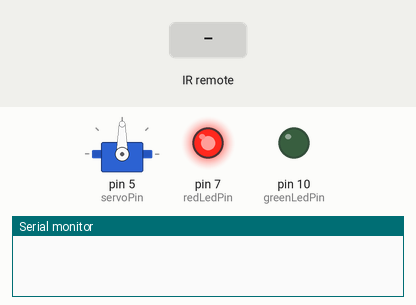
The sketch below on a simulated Arduino Uno, built with avr-gcc and run on an emulated ATmega328P. Parts: servo, output pins drawn as LEDs (lit = HIGH), the last lines printed to the serial monitor. The test bench sets the inputs (shaded band).

Above: at 1.2 s.
1.3 s: infrared code 0xBDA857 received
At 1.45 s:
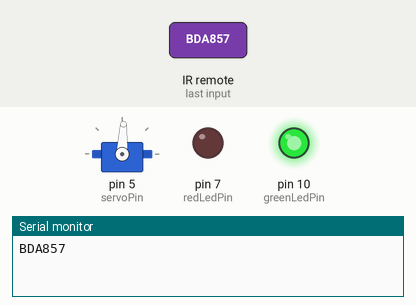
At 3.8 s:
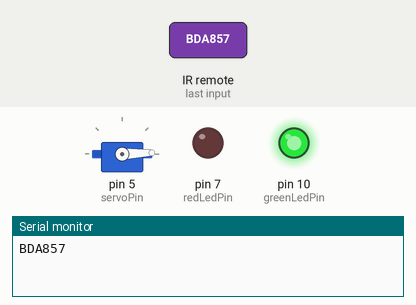
Timing chart, 0 to 13.3 s (numbered marks = the images above; inputs shaded):
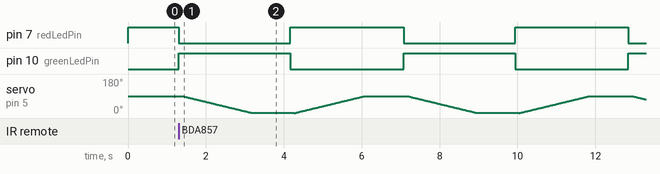

The sketch:

parking_lot_gate.ino
```cpp
#include <Servo.h>
#include <IRremote.h>

int redLedPin = 7;
int greenLedPin = 10;
int servoPin = 5;
int servoPosition = 0;
int IRPin = 11;
bool greenLed = false, redLed = true, parkingLotGateState = false;

IRrecv irrecv(IRPin);
decode_results results;
Servo servo1;

void changeLedState(){
  redLed = !redLed;
  digitalWrite(redLedPin, redLed);
  greenLed = !greenLed;
  digitalWrite(greenLedPin, greenLed);
  delay(100);
}

void setup(){
  Serial.begin(9600);
  pinMode(greenLedPin, OUTPUT);
  pinMode(redLedPin, OUTPUT);
  digitalWrite(redLedPin, redLed);
  servo1.attach(servoPin);
  servo1.write(90);
  irrecv.enableIRIn();
}

void loop(){

  if(irrecv.decode(&results)){

    Serial.println(results.value, HEX);
    irrecv.resume();
  }

  if(results.value == 0xBDA857){

    if(parkingLotGateState == false){

      changeLedState();
      for(servoPosition = 89; servoPosition > 1; servoPosition--){
        servo1.write(servoPosition);
        delay(20);
      }
      delay(1000);
      parkingLotGateState = true;

    }else{

      changeLedState();
      for(servoPosition = 0; servoPosition < 90; servoPosition++){
        servo1.write(servoPosition);
        delay(20);
      }
      delay(1000);
      parkingLotGateState = false;
    }

   }
}
```
